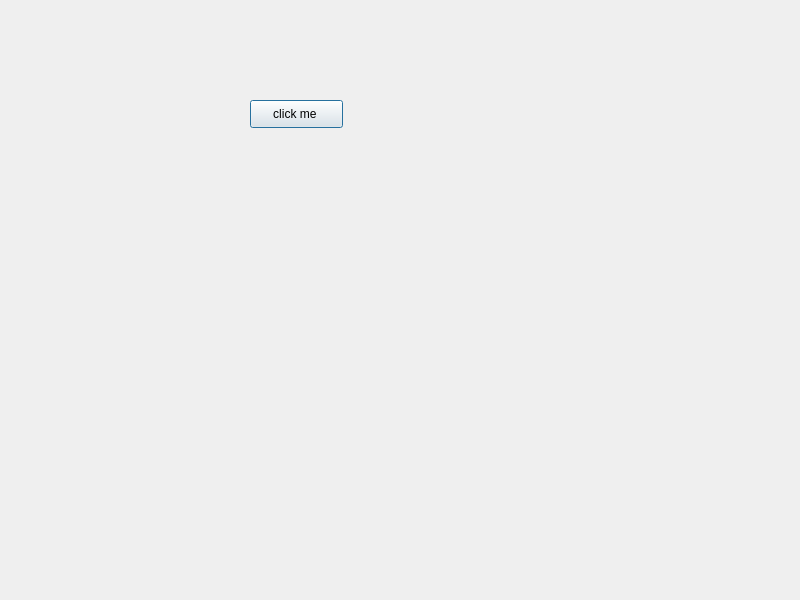
<?xml version="1.0" encoding="UTF-8"?>
<ui version="4.0">
 <class>Dialog</class>
 <widget class="QDialog" name="Dialog">
  <property name="geometry">
   <rect>
    <x>0</x>
    <y>0</y>
    <width>800</width>
    <height>600</height>
   </rect>
  </property>
  <property name="windowTitle">
   <string>Dialog</string>
  </property>
  <widget class="QPushButton" name="pushButton">
   <property name="geometry">
    <rect>
     <x>250</x>
     <y>100</y>
     <width>93</width>
     <height>28</height>
    </rect>
   </property>
   <property name="text">
    <string>click me </string>
   </property>
  </widget>
 </widget>
 <resources/>
 <connections/>
</ui>
